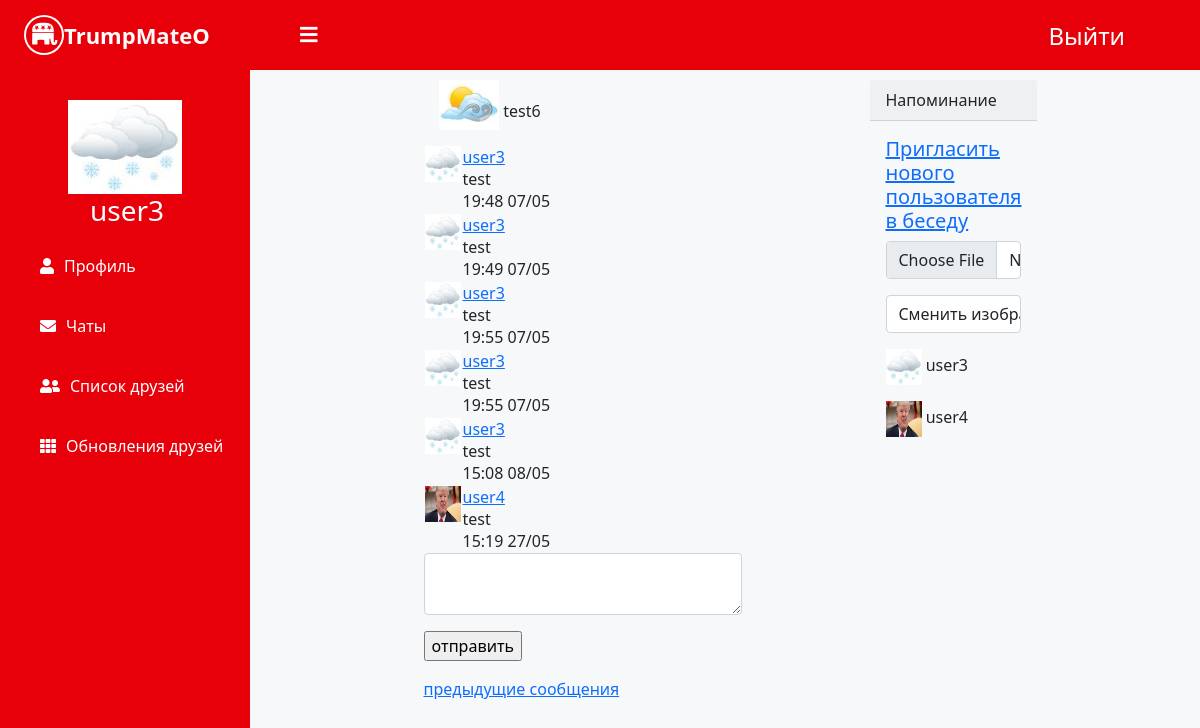
The page /chat/11 (signed in) on the database its author committed.
### app/models.py (models this page shows, shortened)
class User(UserMixin, db.Model):
    id = db.Column(db.Integer, primary_key=True)
    username = db.Column(db.String(64), index=True, unique=True)
    email = db.Column(db.String(120), index=True, unique=True)
    password_hash = db.Column(db.String(128))
    posts = db.relationship('Post', backref='author', lazy='dynamic')
    invitations = db.relationship('Invitation', backref='user', lazy='dynamic')
    about_me = db.Column(db.String(140))
    last_seen = db.Column(db.DateTime, default=datetime.now(pytz.timezone('Europe/Moscow')))
    followed = db.relationship(
        'User', secondary=followers,
        primaryjoin=(followers.c.follower_id == id),
        secondaryjoin=(followers.c.followed_id == id),
        backref=db.backref('followers', lazy='dynamic'), lazy='dynamic')
    image = db.Column(db.BLOB, default=None)
    news = db.relationship('News', backref='author', lazy='dynamic')
    liked_news = db.relationship('User', secondary=user_news, backref='liked_users')
    def get_image(self):
        if self.image is not None:
            return b64encode(self.image).decode('UTF-8')

class Chat(db.Model):
    id = db.Column(db.Integer, primary_key=True)
    name = db.Column(db.String(64), index=True)
    users = db.relationship('User', secondary=user_chats, backref='chats')
    posts = db.relationship('Post', backref='chat', lazy='dynamic')
    invitations = db.relationship('Invitation', backref='chat', lazy='dynamic')
    image = db.Column(db.BLOB, default=None)
    def get_image(self):
        if self.image is not None:
            return b64encode(self.image).decode('UTF-8')

class Post(db.Model):
    id = db.Column(db.Integer, primary_key=True)
    body = db.Column(db.String(140))
    timestamp = db.Column(db.DateTime, index=True, default=datetime.now(pytz.timezone('Europe/Moscow')))
    user_id = db.Column(db.Integer, db.ForeignKey('user.id'))
    chat_id = db.Column(db.Integer, db.ForeignKey('chat.id'))
    news_id = db.Column(db.Integer, db.ForeignKey('news.id'))

### app/routes.py (the view)
@app.route('/chat/<chat_id>', methods=['GET'])
@login_required
def chat(chat_id):
    chat = Chat.query.filter_by(id=chat_id).first()
    page = request.args.get('page', len(list(chat.posts)) // app.config['MESSAGES_PER_PAGE'] + 1, type=int)
    posts = chat.posts.paginate(page, app.config['MESSAGES_PER_PAGE'], False)
    next_url = url_for('chat', chat_id=chat_id, page=posts.next_num) \
        if posts.has_next else None
    prev_url = url_for('chat', chat_id=chat_id, page=posts.prev_num) \
        if posts.has_prev else None
    return render_template("chat.html", title='Home Page', chat=chat,
                           posts=posts.items, next_url=next_url,
                           prev_url=prev_url)

### app/models.py (called while the page is built)
@login.user_loader
def load_user(id):
    return User.query.get(int(id))

### app/routes.py (called while the page is built)
@app.before_request
def before_request():
    if current_user.is_authenticated:
        current_user.last_seen = datetime.now(pytz.timezone('Europe/Moscow'))
        db.session.commit()

### app/templates/chat.html (shortened to what this page needs)
{% extends "base.html" %}
{% block content %}
    <div class="container">
        <div class="row justify-content-center">
    <div class='main-part'>
        <link rel="stylesheet" href="../static/messages.css" type="text/css"/>
        <div class="chat-inf">
            <div class="chat-image">
                {% if chat.name.find('none') == -1 %}
                 {% if chat.get_image() == None %}
                     <img src="../static/empty.jpg">
                 {% else %}
                     <img>
                 {% endif %}
                 <label>{{ chat.name }}</label>
             {% endif %}
            </div>
        </div>
        <div class="chat-message">
            {% for post in posts %}
                {% if current_user==post.author %}
                    <div class="current-user">
                        <table>
                            <tr valign="top">
                                <td>
                                    {% if post.author.get_image() == None %}
                                <img src="../static/empty.jpg" max-width="36" height="36">
                            {% else %}
                                <img width="36" height="36">
                            {% endif %}
                                </td>
                                <td>
                                    <a href="{{ url_for('user', username=post.author.username) }}" {{ post.author.username }}
                                    >
                                        {{ post.author.username }} </a>
                                    <br>{{ post.body }}
                                    <br>{{ post.timestamp.strftime('%H:%M %d/%m') }}
                                </td>
                            </tr>
                        </table>
                    </div>
                {% else %}
                    <div class="message-user">
                        <table>
                            <tr valign="top">
                                <td>{% if post.author.get_image() == None %}
                                <img src="../static/empty.jpg" width="36" height="36">
                            {% else %}
                                <img width="36" height="36">
                            {% endif %}</td>
                                <td>
                                    <a href="{{ url_for('user', username=post.author.username) }}" {{ post.author.username }}
                                    >
                                        {{ post.author.username }} </a>
                                    <br>{{ post.body }}
                                    <br>{{ post.timestamp.strftime('%H:%M %d/%m') }}
                                </td>
                            </tr>
                        </table>
                    </div>
                {% endif %}
            {% endfor %}
            <form action="{{ url_for('message', chat_id=chat.id) }}" method="POST" enctype="multipart/form-data">
                <p><label>
                    <textarea  cols="30" class="form-control" name="text"></textarea>
                </label></p>
                    <p><input type="submit"   value="отправить"></p>
            </form>
            {% if prev_url %}
                <a href="{{ prev_url }}">предыдущие сообщения</a>
            {% endif %}
        </div>
    </div>
    <div class="invite-block">
        <div class="card-header">Напоминание</div>
        <div class="card-body">
            {% if chat.name.find('none') == -1 %}
                <h5 class="card-title"><a href="{{ url_for('invite_user', chat_id=chat.id) }}">Пригласить нового пользователя в беседу</a></h5>
                <form action="{{ url_for('upload_chat_image', chat_id=chat.id) }}" method="POST" enctype="multipart/form-data">
                    <p><input type="file" class="form-control" name="file"></p>
                    <p><input type="submit"  class="form-control" value="Сменить изображение чата"></p>
                </form>
            {% endif %}
            {% for user in chat.users %}
                <div class="not-block">
                    <p>
                        {% if user.get_image() == None %}
                        <img src="../static/empty.jpg" width="36" height="36">
                    {% else %}
                        <img width="36" height="36">
                    {% endif %}
                    {{ user.username }}
                    </p>
                </div>
            {% endfor %}
        </div>
    </div>
        </div>
    </div>
{% endblock %}

### app/templates/base.html (shortened to what this page needs)
<html>
<head>
    <link href="https://cdn.jsdelivr.net/npm/bootstrap@5.0.0-beta3/dist/css/bootstrap.min.css" rel="stylesheet"
>
    <link rel="stylesheet" href="../static/autorization.css" type="text/css"/>
    <link rel="stylesheet" href="../static/common.css" type="text/css"/>
    <link rel="stylesheet" href="../static/messages.css" type="text/css"/>
    <link rel="stylesheet" href="../static/friends.css" type="text/css"/>
    <link rel="stylesheet" href="../static/profile.css" type="text/css"/>
    <link rel="stylesheet" href="../static/menu.css" type="text/css"/>
    <link rel="stylesheet" href="../static/news.css" type="text/css"/>
    <link rel="stylesheet" href="../static/menu.css">
    <link rel="stylesheet" href="https://cdnjs.cloudflare.com/ajax/libs/font-awesome/5.12.1/css/all.min.css">
</head>
<body>
<header>
    <div class="raw">
        <div class="left_area">
            <div class="name-logo">
                <div>
                    <img src="../static/GOP_Square.svg" class="responsive"/>
                </div>
                <h3>Trump<span>Mate</span>O</h3>
                <label for="check">
                    <i class="fas fa-bars" id="sidebar_btn"></i>
                </label>
            </div>
        </div>
        <div class="user-information">
            {% if current_user.is_authenticated %}
                {% if current_user.is_anonymous %}
                    <a href="{{ url_for('login') }}" class="logout_btn"><h4>Войти</h4></a>
                {% else %}
                    <a href="{{ url_for('logout') }}" class="logout_btn"><h4>Выйти</h4></a>
                {% endif %}
                </div>
            {% endif %}
    </div>
</header>
<div class="sidebar">
    <div class="profile_info">
        {% if current_user.is_authenticated %}
            {% if current_user.get_image() == None %}
                <img src="../static/empty.jpg" class="responsive">
            {% else %}
                <img class="responsive">
            {% endif %}
            <div class="user-information"
                 onclick="location.href='{{ url_for('user', username=current_user.username) }}';">
                <div>
                    <h3>{{ current_user.username }}</h3>
                </div>
            </div>
        {% endif %}
    </div>
    {% if not current_user.is_anonymous %}
        <a href="{{ url_for('user', username=current_user.username) }}"><i
                class="fas fa-user"></i><span>Профиль</span></a>
        <a href="{{ url_for('index') }}"><i class="fas fa-envelope"></i><span>Чаты</span></a>
        <a href="{{ url_for('list_of_friends') }}"><i class="fas fa-user-friends"></i><span>Список друзей</span></a>
        <a href="{{ url_for('news') }}"><i class="fas fa-th"></i><span>Обновления друзей</span></a>
    {% endif %}
</div>
<div class="content">
    {% block content %}{% endblock %}
</div>
</body>
</html>

### app/static/common.css (style rules this page uses)
body { padding: 0px; margin-left: 0px; background-color: #f7f8fa; }
.name-logo img { height: 40px; align-self: center; }
.name-logo h3 { align-self: center; }
.name-logo div { height: 100%; display: flex; padding-left: 4px; }
.name-logo { height: 100%; display: flex; }
.user-information h4 { align-self: center; cursor: pointer; }
.user-information div { height: 100%; padding-left: 4px; }
.user-information { height: 100%; }
.main-part { width: 50%; align-items: center; flex-direction: column; margin-left: 10px; }
.responsive { display: block; max-width: 100%; height: auto; }

### app/static/messages.css (style rules this page uses)
.chat-inf { margin-left: 15px; }
.chat-image img { height: 50px; margin-bottom: 15px; }
.invite-block { padding-left: 3px; width: 20%; }

### app/static/menu.css (style rules this page uses)
header { z-index: 1; position: fixed; background: #e70009; padding: 20px; width: calc(100% - 0%); top: 0; height: 70px; }
.left_area h3 { color: #fff; margin: 0; font-size: 22px; font-weight: 900; }
.left_area span { color: #f7f8fa; }
.logout_btn { padding: 5px; background: #e70009; text-decoration: none; float: right; margin-top: 3px; margin-right: 50px; margin-top: -33px; border-radius: 2px; font-size: 10px; font-weight: 600; transition: 0.5s; transition-property: background; }
.logout_btn h4 { color: white; }
.sidebar { z-index: 1; top: 0; background: #e70009; margin-top: 70px; padding-top: 30px; position: fixed; left: 0; width: 250px; height: 100%; transition: 0.5s; transition-property: left; overflow-y: auto; }
.profile_info { display: flex; flex-direction: column; justify-content: center; align-items: center; }
.user-information h3 { color: white; }
.sidebar a { color: #fff; display: block; width: 100%; line-height: 60px; text-decoration: none; padding-left: 40px; box-sizing: border-box; transition: 0.5s; transition-property: background; }
.sidebar i { padding-right: 10px; }
label #sidebar_btn { z-index: 1; color: #fff; position: fixed; cursor: pointer; left: 300px; font-size: 20px; margin: 5px 0; transition: 0.5s; transition-property: color; }
.content { width:calc(100% - 250px); margin-top: 60px; padding: 20px; margin-left: 250px; background-position: center; background-size: cover; height: 100vh; transition: 0.5s; }

### app/templates/base.html (style rules this page uses)
.user-information a { align-self: center; cursor: pointer; text-decoration: none; color: black; margin-left: 25px; }
textarea { resize: both; }

### rows shown on the page
User: username "user3"
Chat: name "test6"
Post: author.username "user3", body "test", timestamp "19:48 07/05"
Post: author.username "user3", body "test", timestamp "19:49 07/05"
Post: author.username "user3", body "test", timestamp "19:55 07/05"
Post: author.username "user3", body "test", timestamp "19:55 07/05"
Post: author.username "user3", body "test", timestamp "15:08 08/05"
Post: author.username "user4", body "test", timestamp "15:19 27/05"
User: username "user4"
